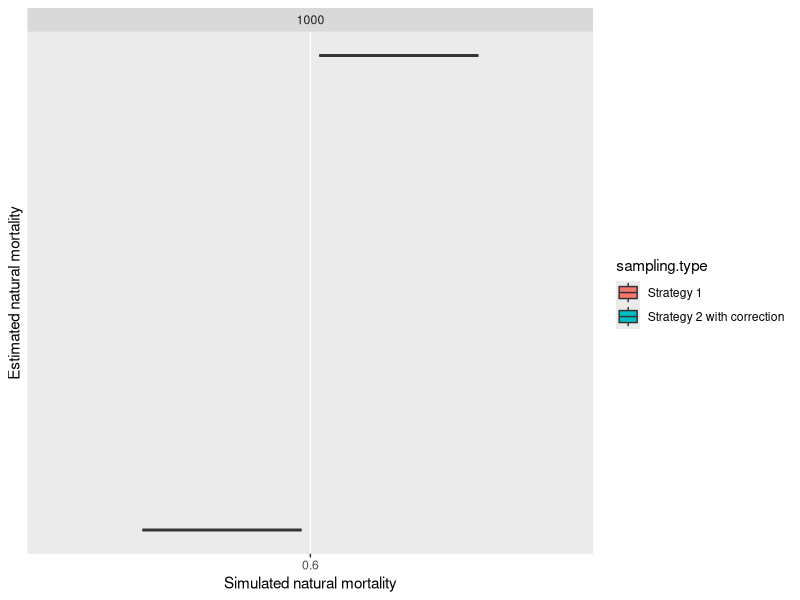
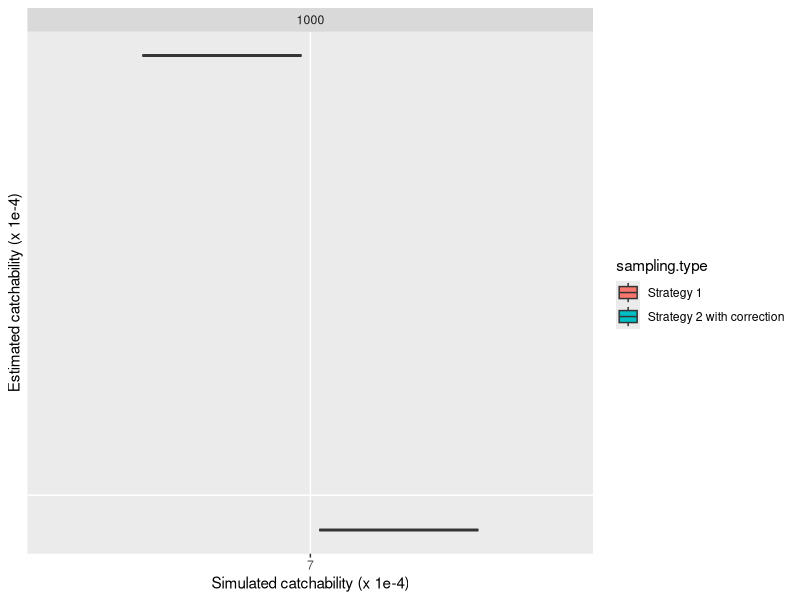

The R source for these figures, in order:
dataset <- read.csv( file = "../Results/Simulations/CompareEstimates.csv")

with(dataset, table(sampling.type, Optimization.status))

library(ggplot2)

### natural mortality
p1 <- ggplot(aes(x= as.factor(round(Nat.Mort.sim,1)), y=Nat.Mort.est, fill = sampling.type),
             data = subset(dataset, Optimization.status == "successful")) + geom_boxplot() +
             facet_wrap(~n.sample.per.year, ncol = 3)

p1 <- p1 + labs(x = "Simulated natural mortality", y = "Estimated natural mortality")
p1 <- p1 + theme(panel.grid.minor = element_line(colour="white", size=0.5)) +
    scale_y_continuous(minor_breaks = seq(-1, 1, 0.1), breaks = seq(-1,2,0.5))

postscript(file = "../Results/Graphics/Estimating-NaturalMortality.ps")
print(p1)
dev.off()

### catchability
p1 <- ggplot(aes(x= as.factor(round(1e4 * Catchability.sim)), y=1e4 * Catchability.est, fill = sampling.type),
             data = subset(dataset, Optimization.status == "successful")) + geom_boxplot() +
             facet_wrap(~n.sample.per.year, ncol = 3)

p1 <- p1 + labs(x = "Simulated catchability (x 1e-4)", y = "Estimated catchability (x 1e-4)")
p1 <- p1 + theme(panel.grid.minor = element_line(colour="white", size=0.5)) +
    scale_y_continuous(minor_breaks = seq(1, 20, 1), breaks = seq(0,20,5))

postscript(file = "../Results/Graphics/Estimating-Catchability.ps")
print(p1)
dev.off()
